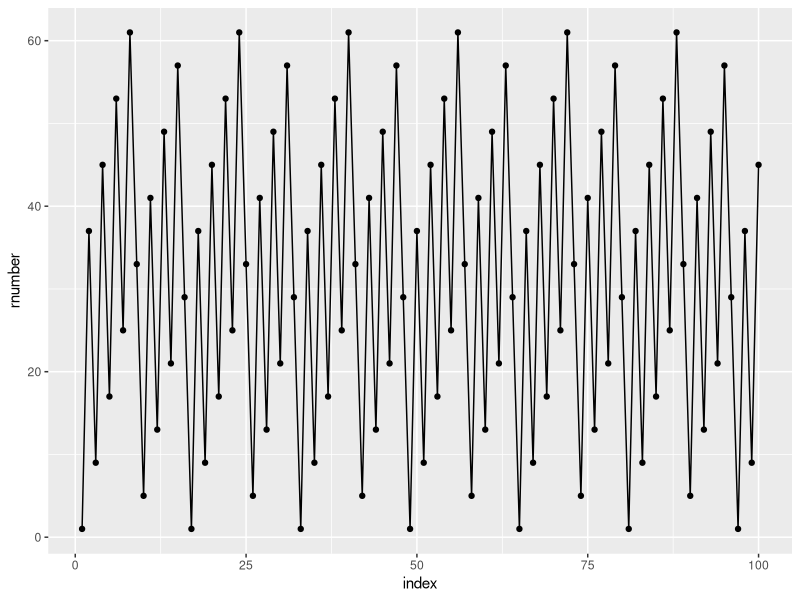
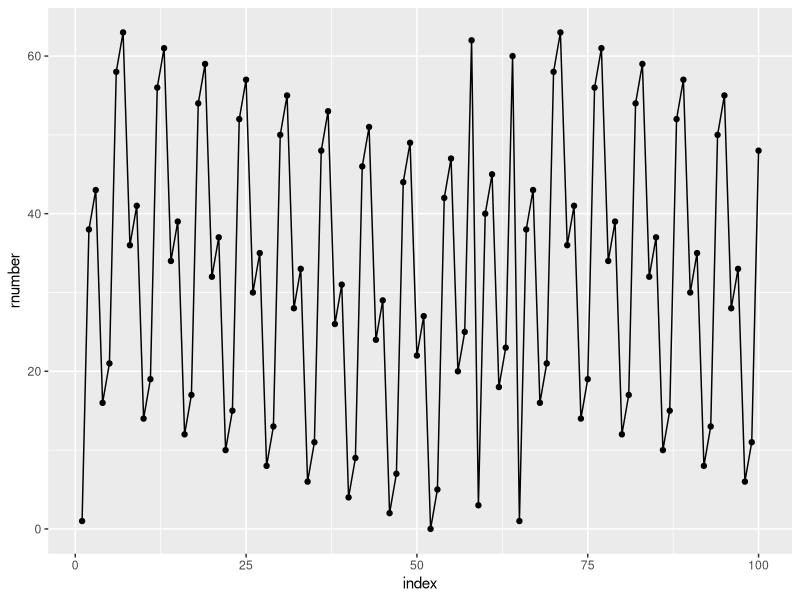
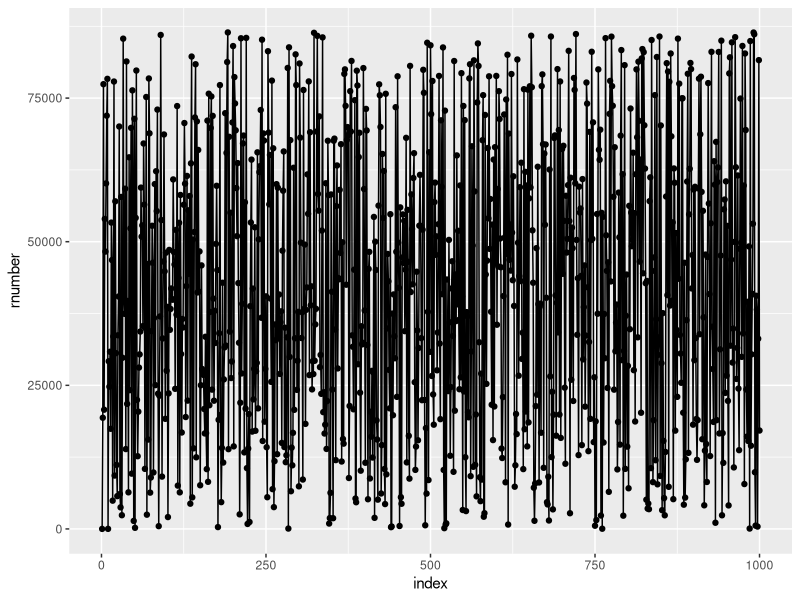
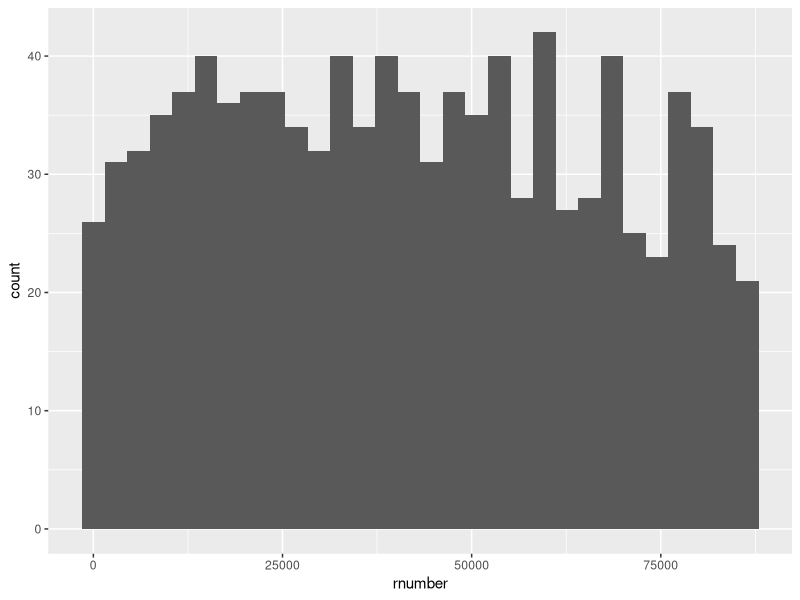
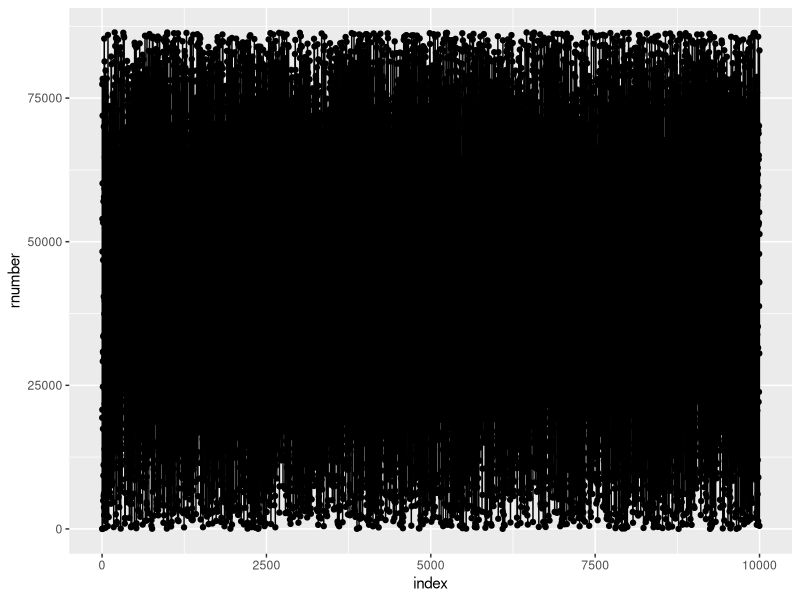
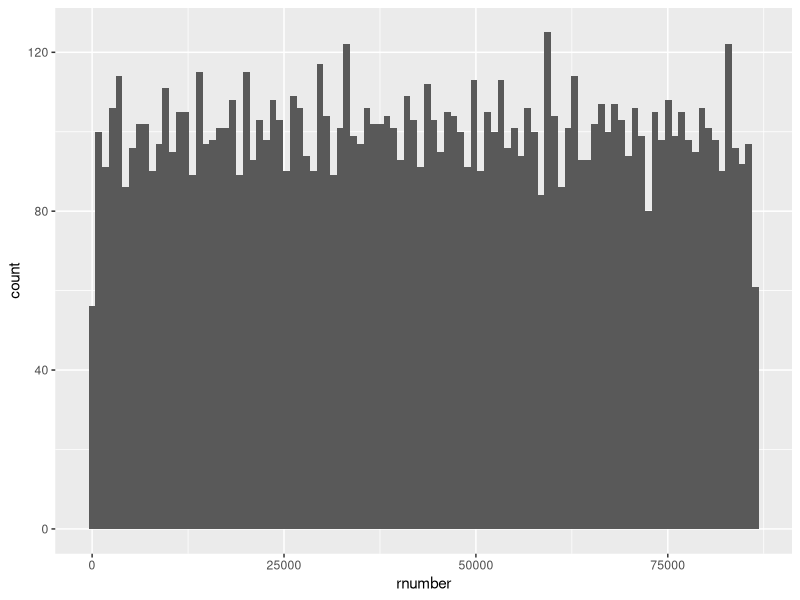

The R source for these figures, in order:
## ---- chunk 1
knitr::opts_chunk$set(echo = TRUE)
library(tidyverse)
## ---- chunk 2
smallnum <- 4
bignum <- 124
## ---- chunk 3
ls()
## ---- chunk 4
# some basic operations
smallnum + bignum
bignum/smallnum
## ---- chunk 5
examplevector1 <- c(2, 4, 9, 5)
examplevector2 <- 1:25
examplevector3 <- seq(1,9,length=100)
examplevector4 <- seq(0,2*pi,by=pi/8)
## ---- chunk 6
head(examplevector3)
## ---- chunk 7
examplematrix1 <- matrix(c(-1,2,3,1),nrow=2,ncol=2)
examplematrix2 <- matrix(1:12,nrow=3)
examplematrix3 <- t(examplematrix2)
## ---- chunk 8
examplematrix1*examplematrix1
## ---- chunk 9
examplematrix1%*%examplematrix1
## ---- chunk 10
examplematrix1%*%solve(examplematrix1)
## ---- chunk 11
exampledataframe <- data.frame(Age = c(34,21,40,23), grade = LETTERS[1:4])
## ---- chunk 12
logicalval <- FALSE
logicalval == TRUE # this is to test whether logicalval is equal to TRUE
logicalval == 1 # the same as the above
logicalval == 0 # indeed, logicalval is FALSE


smallnum < bignum
smallnum > bignum
! (smallnum < bignum)
smallnum + 120 == bignum


examplevector1 > smallnum
examplematrix3%*%examplematrix2 < bignum
## ---- chunk 13
for (k in 1:10) {
  # calculate whether smallnum is strictly less than k
  logicalval <- smallnum < k
  print(paste("It is", logicalval, "that", smallnum, "is strictly less than", k))
}

while(smallnum < 10){
  # while smallnum is strictly less than 10 add 1 to it
  print(paste(smallnum, "is strictly less than 10 so add 1 to it and test again..."))
  smallnum <- smallnum + 1
}
## ---- chunk 14
if(bignum > 100){
  print("The number is strictly less than 100")
}else{
  print("The number is greater than or equal to 100")
}


strictinequalitycheck <- function(x){
  logicalval <- x < 100
  if(logicalval == 1){
    print("The number is strictly less than 100")
  }else{
    print("The number is greater than or equal to 100")
  }
}

strictinequalitycheck(smallnum)
strictinequalitycheck(bignum)
## ---- chunk 15
strictinequalitycheck <- function(x, test_against){
  logicalval <- x < test_against
  if(logicalval == 1){
    print(paste0("The number ", x," is strictly less than ", test_against))
  }else{
    print(paste0("The number ", x," is greater than or equal to ", test_against))
  }
}


strictinequalitycheck(bignum, 100)

## ---- chunk 16

rng <- function(X1, n, m, a, c) {
  
  # Check that parameters are ok
  if(!(0 < m &
       0 < a & a < m &
       0 <= c & c < m &
       1 <= n
  )) {
    stop("Check parameters!")
  }
  
  
  # Vector for output
  X <- c(X1)
  
  for(i in 2:n) {
    
    X_new <- (a*X[i-1] + c)%%m
    
    X <- c(X, X_new)
  }
  
  return(X)
}
## ---- chunk 17
random_numbers <- rng(1, 100, 64, 33, 4)
random_numbers
## ---- chunk 18

p <- random_numbers %>% 
  data.frame(rnumber = ., index = 1:length(random_numbers)) %>% 
  ggplot(aes(x = index, y = rnumber)) +
  geom_point() +
  geom_line()
  
print(p)
## ---- chunk 19
random_numbers <- rng(1, 100, 64, 33, 5)


p <- random_numbers %>% 
  data.frame(rnumber = ., index = 1:length(random_numbers)) %>% 
  ggplot(aes(x = index, y = rnumber)) +
  geom_point() +
  geom_line()
  
print(p)
## ---- chunk 20

random_numbers <- rng(1, 1000, 86436, 1093, 18257)


p <- random_numbers %>% 
  data.frame(rnumber = ., index = 1:length(random_numbers)) %>% 
  ggplot(aes(x = index, y = rnumber)) +
  geom_point() +
  geom_line()
  
print(p)


histogram <- random_numbers %>% 
  data.frame(rnumber = ., index = 1:length(random_numbers)) %>% 
  ggplot(aes(x = rnumber)) +
  geom_histogram()


histogram
## ---- chunk 21

random_numbers <- rng(1, 10000, 86436, 1093, 18257)


p <- random_numbers %>% 
  data.frame(rnumber = ., index = 1:length(random_numbers)) %>% 
  ggplot(aes(x = index, y = rnumber)) +
  geom_point() +
  geom_line()
  
print(p)


histogram <- random_numbers %>% 
  data.frame(rnumber = ., index = 1:length(random_numbers)) %>% 
  ggplot(aes(x = rnumber)) +
  geom_histogram(bins = 100)


histogram
